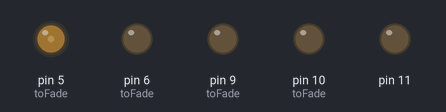
The sketch below on a simulated Arduino Uno, built with avr-gcc and run on an emulated ATmega328P. Shown: output pins drawn as LEDs (lit = HIGH).

Above: at 0.05 s.
At 0.15 s:
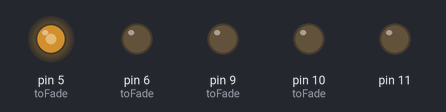
At 0.3 s:
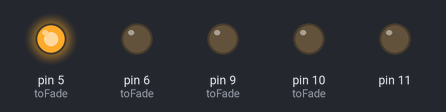
At 0.6 s:
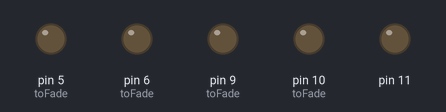
Timing chart, 0 to 3.0 s (numbered marks = the images above):
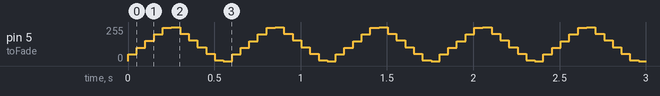

The sketch:

Dragon2.ino
```cpp
#include <IRremote.h>

int fade=0;
String command;

int toFade=5;
int fadeSpeed=50;

int i=1;
boolean up=true;

IRrecv irrecv(3);
decode_results results;

void setup() {
  pinMode(11, OUTPUT);
  pinMode(10, OUTPUT);
  pinMode(9, OUTPUT);
  irrecv.enableIRIn();

  digitalWrite(13, LOW);
  //Serial.begin(9600);
}

void loop() {
  if (irrecv.decode(&results)) {
    String hexResults = String(results.value, HEX);

    if(hexResults == "5fa02fd") command = "up";
    if(hexResults == "5faba45") command = "down";
    if(hexResults == "5faca35") command = "one";
    if(hexResults == "5fa0af5") command = "two";
    if(hexResults == "5fa48b7") command = "three";
    if(hexResults == "5faf20d") command = "four";

    irrecv.resume();
  }

  if(command == "one") toFade = 9;
  if(command == "two") toFade = 10;
  if(command == "three") toFade = 6;
  if(command == "four") toFade = 5;

  if(command == "up" && fadeSpeed <100) fadeSpeed +=5;
  if(command == "down" && fadeSpeed >5) fadeSpeed -=5;

  if(up) i+=fadeSpeed;
  else i-=fadeSpeed;

  if(i<0) {
    up = true;
    i=0;
  }
  else if(i>255) {
    up = false;
    i=255;
  }

  //Serial.println("c: "+command+", led: "+toFade+", s: "+fadeSpeed+", i: "+i);
  command = "";

  analogWrite(6, 0);
  analogWrite(9, 0);
  analogWrite(10, 0);
  analogWrite(toFade, i);
  delay(50);

}
```
